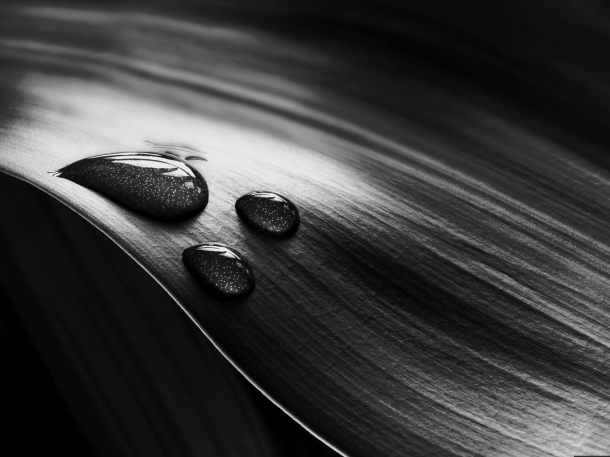
#> input picture picture.png, 610 x 457 px
$ python Perona.py   (older library calls are emulated)
#> lines starting #> are read from the running program, lines starting #| are printed output that depends on the picture
### method.py
import numpy as np

#######METHOD#######

def step_euler(y, t, h, f):
	return (y + h*f(y, t))

def step_mid_point(y, t, h, f):
	return (y + h * f(y + h * f(y,t)/2, t + h/2))

def step_heun(y, t, h, f):
	return (y + (h/2.0)*(f(y, t) + f(y + h*f(y,t),t + h)))

# [18 lines left out: functions step_rk4, meth_n_step, not called in this run]

def meth_n_stepx(y0, t0, N, h, f, meth):
	Y = np.empty(N + 1, dtype=object)
	Y[0] = y0
	i = 1
	t = t0
	while (i <= N):
		Y[i] = meth(Y[i - 1], t, h, f)
		t = t + h
		i += 1
	return (Y)

# [16 lines left out: function meth_epsilon, not called in this run]

### Perona.py
import numpy as np
import math as m
import method as met
import matplotlib.pyplot as plt
from PIL import Image
from scipy import signal

#######MATHEMATIC OPERATORS##########

#Computes the gradient of U
def grad(U):
    N, M = U.shape
    grad = np.empty((N, M), dtype=object)
    vec = np.zeros(2, dtype=np.float)
    for k in range (1, N + 1):
        for l in range (1, M + 1):

            grad[k - 1][l - 1] = [0., 0.]
            if (k == N):
                vec[0] = 0.
            else:
                vec[0] = float(U[k + 1 - 1, l - 1]) - float(U[k - 1, l - 1])
            if (l == M):
                vec[1] = 0.
            else:
                vec[1] = float(U[k - 1, l + 1 - 1]) - float(U[k - 1, l - 1])
            grad[k - 1, l - 1][0] = float(vec[0])
            grad[k - 1, l - 1][1] = float(vec[1])
            #if k > 458 :
            #    print("grad k l = ",k,l,grad[k-1][l-1])
    #print(grad)
    return (grad)

#Computes div(P)
def div_operator(P):
    N, M = P.shape
    div = np.empty((N, M))
    for k in range (1, N + 1):
        for l in range (1, M + 1):
            if (k == 1):
                div[k - 1][l - 1] += P[k - 1, l - 1][0]
            elif (k == N):
                div[k - 1][l - 1] += -P[k - 1 - 1, l - 1][0]
            else:
                div[k - 1][l - 1] += (P[k - 1, l - 1][0] - P[k - 1 - 1, l - 1][0])
            if (l == 1):
                div[k - 1][l - 1] += P[k - 1, l - 1][1]
            elif (l == M):
                div[k - 1][l - 1] += -P[k - 1, l - 1 - 1][1]
            else:
                div[k - 1][l - 1] += (P[k - 1, l - 1][1] - P[k - 1, l - 1 - 1][1])
    return (div)

def laplace_operator(U):
    return (div_operator(grad(U)))


#########################FILTERS####################

#Generates a new image according the Cauchy problem of Perona and Malik
def filter_euler(name_image, N, step):
#> called with name_image = 'picture.png', N = 10, step = 0.1
    laplace_function = lambda U, t: laplace_operator(U)
    im = Image.open(name_image)
#> im is the input picture: PIL image 610x457 L; min 0, max 232, mean 58.8
    pic = np.array(im, dtype='int64')
    solution_picture = met.meth_n_stepx(pic, 0, N, step, laplace_function, met.step_euler)[-1]
    solution_im = Image.fromarray(solution_picture)
    solution_im.show()
    solution_im.convert('RGB').save("filter_euler.png")
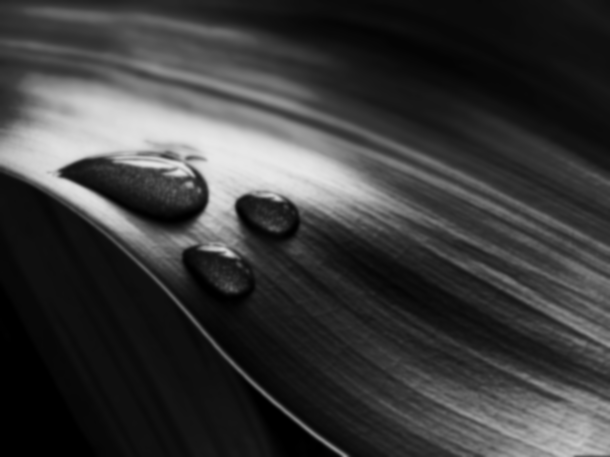
#> saved as filter_euler.png: PIL image 610x457 RGB; min 0, max 231, mean 58.3
    return (solution_picture)

#Generates a kernel gaussian
def kernel_gaussian(sigma, size):
#> called with sigma = 1.4, size = 5
    K = np.zeros((size, size))
    gauss_function = lambda x, y: (1./(m.sqrt(2*m.pi*(sigma**2)))*m.exp(-(1./(2*(sigma**2))* ((x - size//2)** 2) + (y - size//2)**2)))
    for x in range(size):
        for y in range(size):
            K[x][y] = gauss_function(x, y)
    return (K)

#Computes the fonction f
def create_f_matrix(pic, sigma):
    K = kernel_gaussian(sigma, 5)
    F = signal.convolve2d(pic, K, 'full', 'symm')
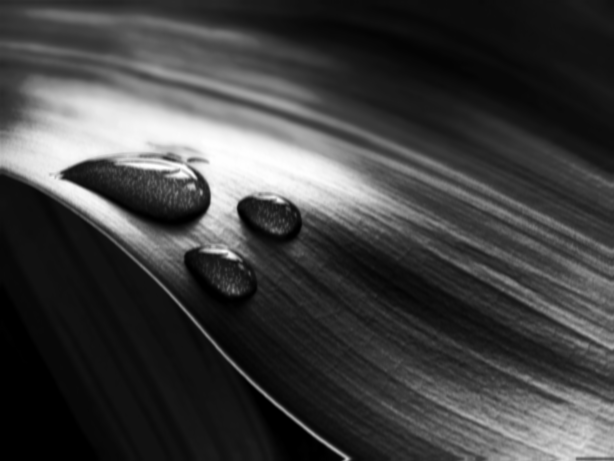
#> F: shape (461, 614) float64; min 0, max 383.1, mean 96.7; drawn with min black and max white
    grad_of_F = grad(F)
    f_matrix = np.empty(grad_of_F.shape, dtype=object)
    n, m = grad_of_F.shape
#> n = 461; m = 614
    #print(n,m)
    for i in range(n):
        for j in range(m):
            f_matrix[i][j] = np.exp(-(np.linalg.norm(grad_of_F[i][j]))**2)
#> (printed output is left out)
    return(f_matrix)

def plot_f(name_image, sigma):
    im = Image.open(name_image)
    pic = np.array(im, dtype='int64')
    f_matrix = create_f_matrix(pic, sigma)
    #print(f_matrix)
    solution_im = Image.fromarray(f_matrix)
    solution_im.show()
    # [4 lines of commented-out code are left out]
"""
    X=[]
    Y=[]
    for i in range(len(f_matrix)):
        for j in range(len(f_matrix[0])):
            X.append(i)
            Y.append(f_matrix[i][j])
    plt.plot(X,Y)
    plt.show()
"""

#Generates a new image according the Cauchy problem of Perona and Malik
def filter_perona(name_image, N, step, sigma):
    im = Image.open(name_image)
    pic = np.array(im, dtype='int64')
    f_matrix = create_f_matrix(pic, sigma)
    grad_pic = grad(pic)
    n, m = grad_pic.shape
#> n = 457; m = 610
    matrix_in_div = np.copy(grad_pic)
    for i in range (n):
        for j in range(m):
                for k in range(2):
                    matrix_in_div[i][j][k] = f_matrix[i][j]*grad_pic[i][j][k]
    perona_filter_function = lambda U, t: div_operator(matrix_in_div)
    #print(matrix_in_div)
    solution_picture = met.meth_n_stepx(pic, 0, N, step, perona_filter_function, met.step_euler)[-1]
    solution_im = Image.fromarray(solution_picture)
    solution_im.show()
    solution_im.convert('RGB').save("filter_perona.png")
    return (solution_picture)


####################TESTS###########
def test_filter_euler():
    print(filter_euler("picture.png", 10, 0.1))

def test_create_f():
    im = Image.open("picture.png")
    pic = np.array(im, dtype='int64')
    print(create_f_matrix(pic, 1.4))

def test_kernel():
    print(kernel_gaussian(1.4, 5))

def test_filter_perona():
    print(filter_perona("picture.png", 200, 0.2, 1.5))

if __name__ == '__main__':
    test_filter_euler()
    test_create_f()
    test_kernel()
#> (the run stopped early here; a loop or call above may not have finished)
